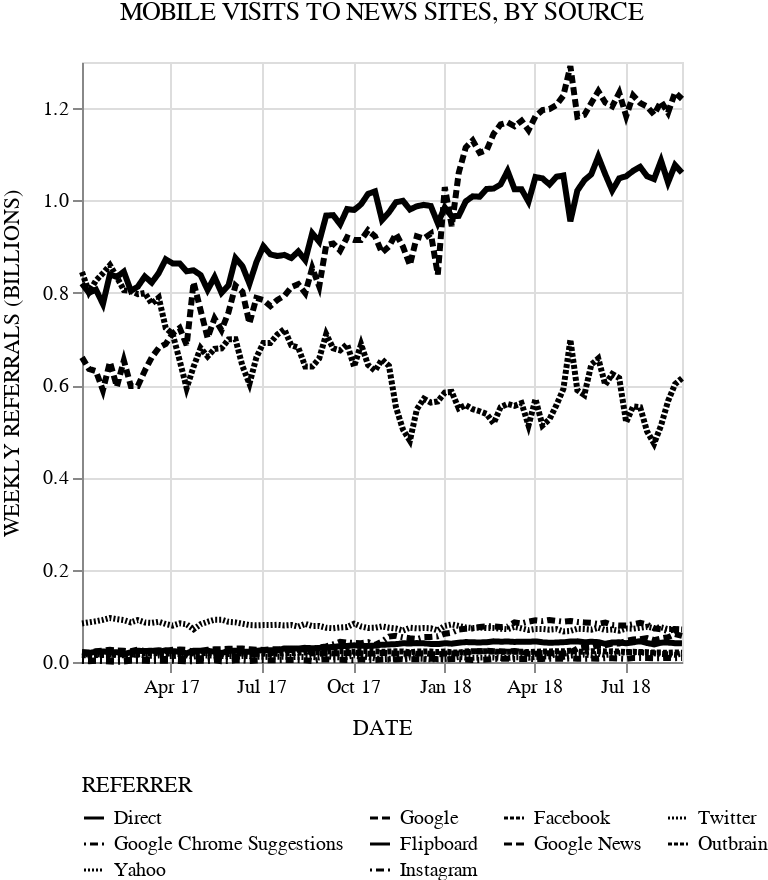

Vega-Lite specification for this chart:
### Vega-Lite specification from a JSON file in a GitHub repository (floating-point values rounded to 4 significant figures; data arrays with more than 128 entries replaced by an {"elided": "..."} marker saying what was removed)
{"width": "container", "height": "container", "config": {"background": null, "font": "Space Mono", "title": {"font": "Space Mono", "subtitleFont": "Space Mono", "fontWeight": "normal"}, "axis": {"labelFont": "Space Mono", "titleFont": "Space Mono", "titleFontWeight": "normal", "titlePadding": 10}, "legend": {"labelFont": "Space Mono", "titleFont": "Space Mono", "titleFontWeight": "normal"}, "text": {"color": "black"}, "padding": 0, "mark": {"color": "black"}}, "layer": [{"mark": "circle", "encoding": {"opacity": {"value": 0}, "x": {"type": "temporal", "axis": {"format": "%b %y"}, "field": "DATE"}, "y": {"type": "quantitative", "field": "WEEKLY REFERRALS (BILLIONS)"}}, "selection": {"selector001": {"type": "single", "on": "mouseover", "fields": ["REFERRER"], "nearest": true}, "selector002": {"type": "single", "nearest": true, "on": "mouseover", "fields": ["REFERRER", "DATE"], "empty": "none"}}, "title": "MOBILE VISITS TO NEWS SITES, BY SOURCE"}, {"mark": {"type": "text", "align": "left", "baseline": "line-bottom", "dx": 5, "dy": -5}, "encoding": {"size": {"value": 10}, "strokeDash": {"type": "nominal", "field": "REFERRER", "legend": {"columns": 4, "direction": "horizontal", "orient": "bottom"}, "sort": ["Direct", "Google", "Facebook", "Twitter", "Google Chrome Suggestions", "Flipboard", "Google News", "Outbrain", "Yahoo", "Instagram"]}, "text": {"condition": {"type": "nominal", "field": "REFERRER", "selection": "selector002"}, "value": " "}, "x": {"type": "temporal", "axis": {"format": "%b %y"}, "field": "DATE"}, "y": {"type": "quantitative", "field": "WEEKLY REFERRALS (BILLIONS)"}}, "title": "MOBILE VISITS TO NEWS SITES, BY SOURCE"}, {"mark": "line", "encoding": {"size": {"condition": {"value": 1, "selection": {"not": "selector001"}}, "value": 3}, "strokeDash": {"type": "nominal", "field": "REFERRER", "legend": {"columns": 4, "direction": "horizontal", "orient": "bottom"}, "sort": ["Direct", "Google", "Facebook", "Twitter", "Google Chrome Suggestions", "Flipboard", "Google News", "Outbrain", "Yahoo", "Instagram"]}, "x": {"type": "temporal", "axis": {"format": "%b %y"}, "field": "DATE"}, "y": {"type": "quantitative", "field": "WEEKLY REFERRALS (BILLIONS)"}}, "title": "MOBILE VISITS TO NEWS SITES, BY SOURCE"}], "data": {"name": "data-e8927a6ba900c309fa09ea9c5e814765"}, "$schema": "https://vega.github.io/schema/vega-lite/v4.8.1.json", "datasets": {"data-e8927a6ba900c309fa09ea9c5e814765": {"elided": "870 records"}}}
